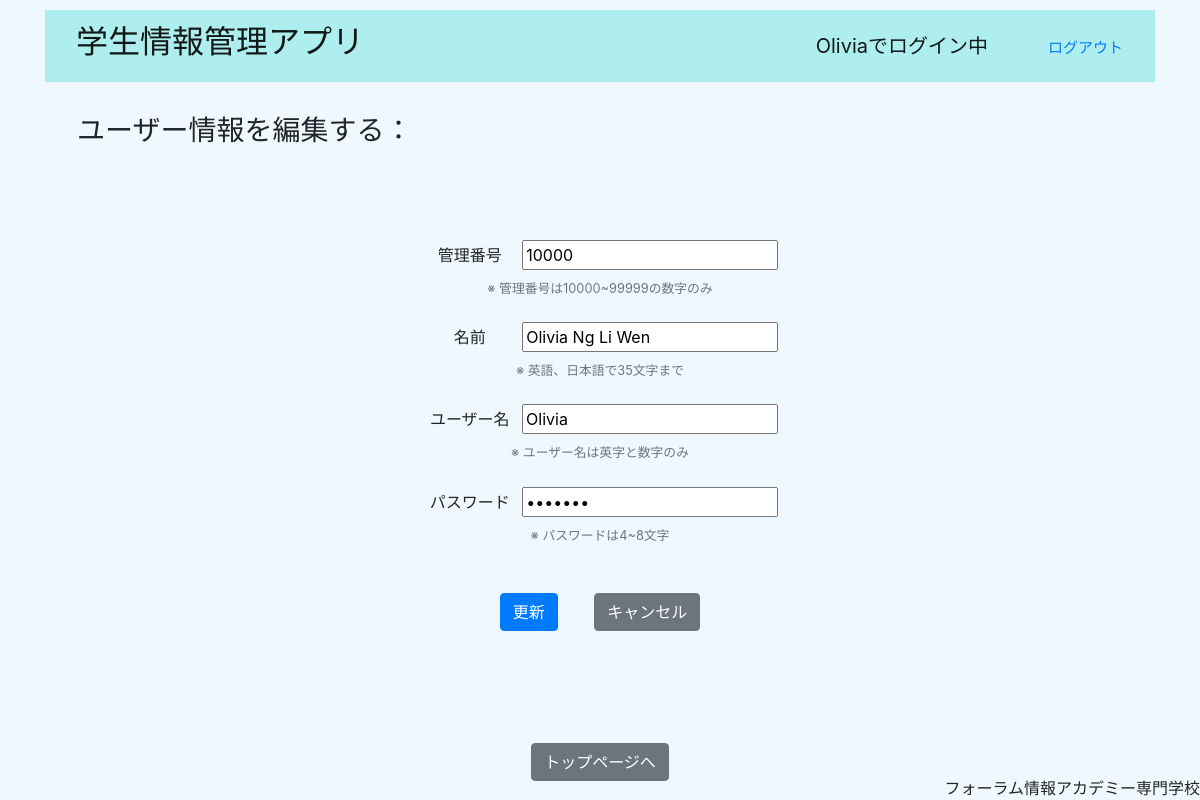
Page /user/edit (signed in) on the committed database.
### tables this page shows
CREATE TABLE "user" (
	"user_id"	INTEGER NOT NULL,
	"name"	VARCHAR(35),
	"username"	TEXT NOT NULL,
	"password"	VARCHAR(8),
	"type"	INTEGER CHECK("type" >= 1 AND "type" <= 2),
	PRIMARY KEY("user_id")
);

### app.py (the view)
@app.route('/user/edit')
@user.login_required
def user_edit():
    username = user.get_id()
    user_id = user.get_user_id_2()
    name = user.get_user_name()
    password = user.get_user_password()
    logout = Markup(a)
    return render_template('user_edit_form.html', username=username, user_id=user_id, name=name, password=password,
                           login='でログイン中　　　', logout=logout)

### app.py (called while the page is built)
@app.context_processor
def add_staticfile():
    return dict(staticfile=staticfile_cp)

### sns_user.py (called while the page is built)
def is_login():
    return 'login' in session

def get_id():
    return session['login'] if is_login() else '未ログイン'

def login_required(func):
    @wraps(func)
    def wrapper(*args, **kwargs):
        if not is_login():
            return redirect('/login')
        return func(*args, **kwargs)
    return wrapper

def get_user_id_2():
    a = get_user_info()
    return a['user_id']

def get_user_info():
    username = get_id()
    a = select('SELECT * FROM user WHERE username=?', username)
    if len(a) == 0:
        return None
    return a[0]

def get_user_name():
    a = get_user_info()
    return a['name']

def get_user_password():
    a = get_user_info()
    return a['password']

### student_sqlite.py (called while the page is built)
def open_db():
    conn = sqlite3.connect(student_file.DATA_FILE)
    conn.row_factory = dict_factory
    return conn

def dict_factory(cursor, row):
    d = {}
    for idx, col in enumerate(cursor.description):
        d[col[0]] = row[idx]
    return d

def select(sql, *args):
    db = open_db()
    c = db.cursor()
    c.execute(sql, args)
    return c.fetchall()

### templates/user_edit_form.html
{% extends "layout.html" %}
{% block contents %}
<h3>ユーザー情報を編集する：</h3><br>
<div class="form-group text-center space">
    <form action="/user/edit/try" method="POST">
        <label id="user_id">管理番号　　</label>
        <input type="text" name="user_id" id="user_id" placeholder="管理番号" value="{{ user_id }}" pattern="\d{5}"
                   title="数字5桁でご入力ください。" required>
        <small class="form-text text-muted">
            ※ 管理番号は10000~99999の数字のみ
        </small><br>
        <label id="name">名前　　　　</label>
        <input type="text" name="name" id="name" placeholder="フルネーム" value="{{ name }}" maxlength="35" required>
        <small class="form-text text-muted">
            ※ 英語、日本語で35文字まで
        </small><br>
        <label id="username">ユーザー名　</label>
        <input type="text" name="username" id="username" placeholder="ユーザー名" value="{{ username }}"
               pattern="^[0-9A-Za-z]+$" title="英字と数字のみ" required>
        <small class="form-text text-muted">
            ※ ユーザー名は英字と数字のみ
        </small><br>
        <label for="pw">パスワード　</label>
        <input type="password" name="pw" id="pw" placeholder="パスワード" value="{{ password }}" minlength="4"
               maxlength="8" required>
        <small class="form-text text-muted">
            ※ パスワードは4~8文字
        </small><br><br>
        <button type="submit" class="btn btn-primary">
            更新
        </button>
        <a href="/" class="btn btn-secondary">キャンセル</a>
    </form>
</div>
<br>
{% endblock %}

### templates/layout.html (shortened to what this page needs)
<!DOCTYPE html>
<html lang="ja">
<head>
    <link rel="stylesheet" href="https://stackpath.bootstrapcdn.com/bootstrap/4.1.3/css/bootstrap.min.css">
    <link rel="stylesheet" href="{{url_for('static', filename='style.css')}}">
</head>
<body>
<div class="container">
    <nav class="navbar navbar-expand-lg navbar-light" style="background-color: PaleTurquoise;">
    <div class="container-fluid">
    <a class="navbar-brand" href="/"><h2>学生情報管理アプリ</h2></a>
    </div>
    <div class="navbar-brand">
        {{ username }}{{ login }}{{ logout }}
    </div>
    </nav>
    <div class="p-3 m-3">
        {% block contents %}{% endblock %}
    </div>
    <br>
    <div class="mt-3 sticky-bottom">
    <div style="text-align:center;">
    <a class="btn btn-secondary center-block" href="/" role="button">トップページへ</a>
    </div>
        <div class="text-right fixed-bottom">
            {% block footer %}フォーラム情報アカデミー専門学校　　{% endblock %}
        </div>
    </div>
</div>
</body>
</html>

### static/style.css (style rules this page uses)
body { margin: 10px; background-color: aliceblue; }
div.space { margin-top: 60px; }
a { font-size:15px; }

### rows in the picture
user: username "Olivia", user_id "10000", name "Olivia Ng Li Wen"

### other values in the picture
{{ login }} "でログイン中"
{{ logout }} "ログアウト"
